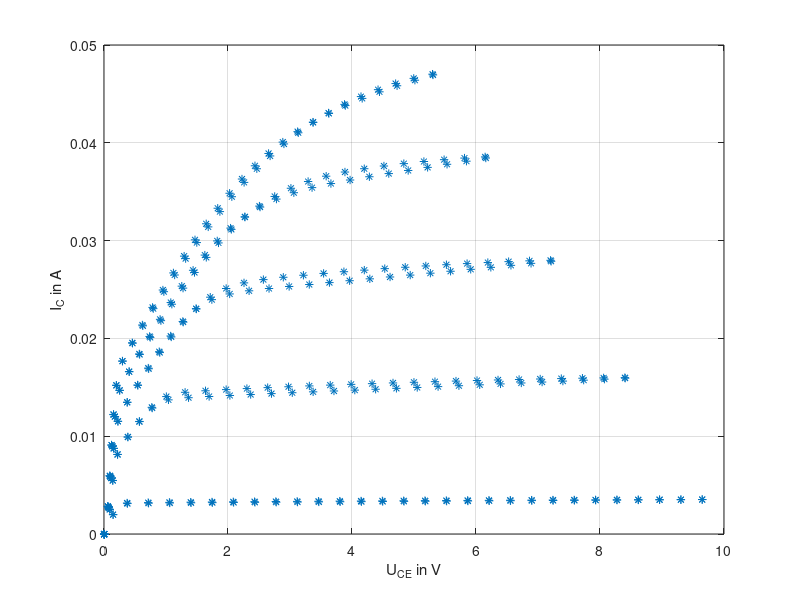
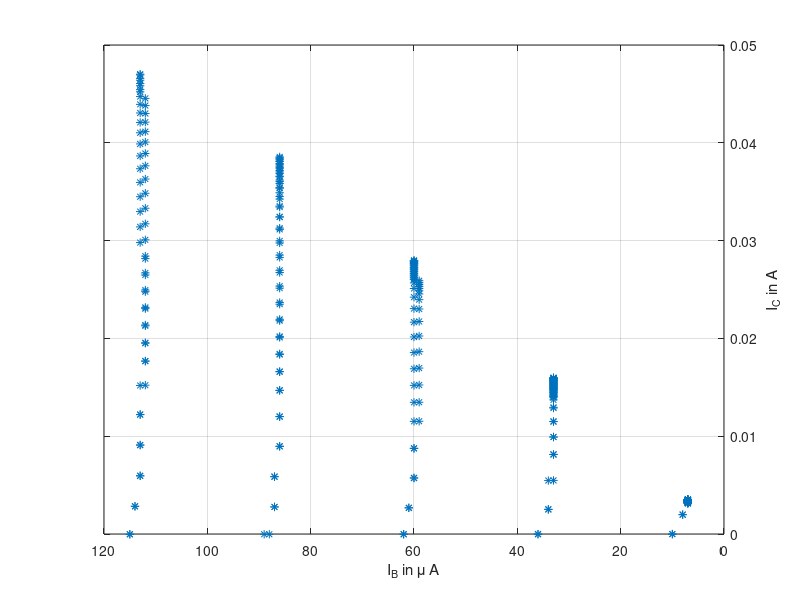
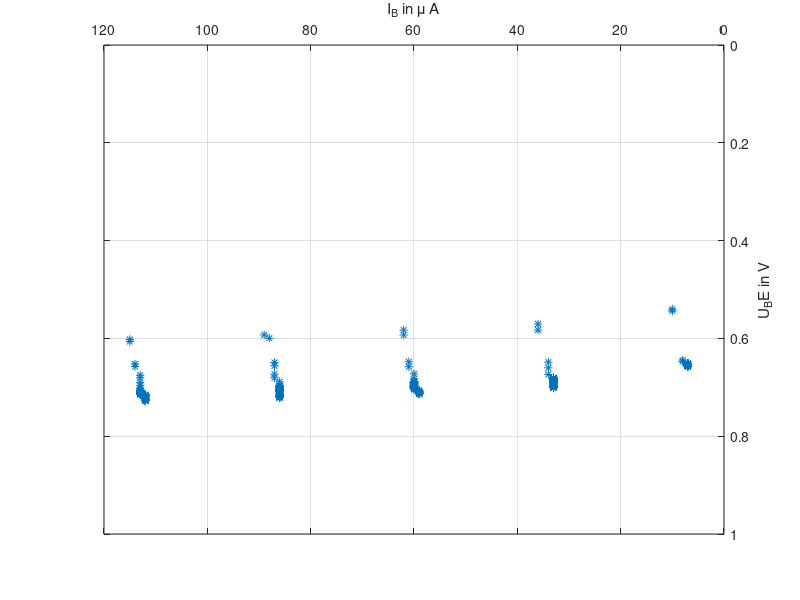
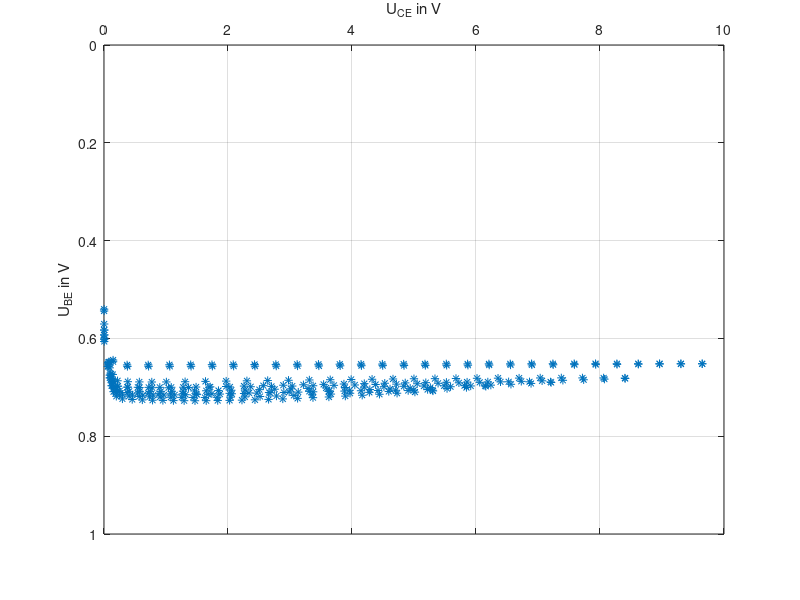

These figures' MATLAB source, in order:
close all
clear all
data=importdata('Messung_1_8.txt');

IB=data(:,1);
UBE=data(:,2);
IC=data(:,3);
UCE=data(:,4);
IB=IB*10^6;


figure(1)
plot(UCE,IC,'*')
xlabel('U_{CE} in V')
grid on
ylabel('I_C in A')
ylim([0 0.05])

figure(2)
plot(IB,IC,'*')
xlabel('I_B in \mu A')
grid on
ylabel('I_C in A')
set(gca,'YAxisLocation','right')
set(gca,'XDir','reverse');
ylim([0 0.05])

figure(3)
plot(IB,UBE,'*')
xlabel('I_B in \mu A')
grid on
ylabel('U_BE in V')
set(gca,'YAxisLocation','right')
set(gca,'XAxisLocation','top')
set(gca,'YDir','reverse');
set(gca,'XDir','reverse');
ylim([0 1])

figure(4)
plot(UCE,UBE,'*')
xlabel('U_{CE} in V')
grid on
ylabel('U_{BE} in V')
set(gca,'YDir','reverse');
set(gca,'XAxisLocation','top')
ylim([0 01])